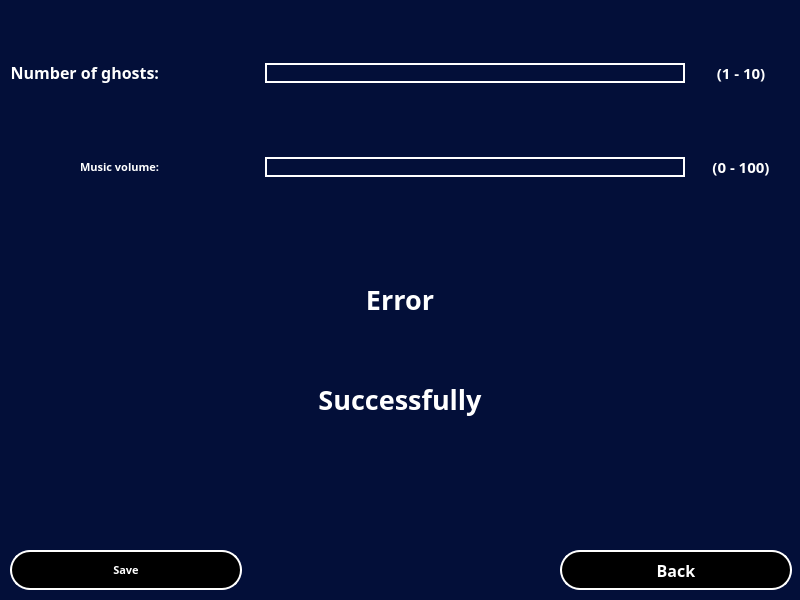
<?xml version="1.0" encoding="UTF-8"?>
<ui version="4.0">
 <class>Form</class>
 <widget class="QWidget" name="Form">
  <property name="geometry">
   <rect>
    <x>0</x>
    <y>0</y>
    <width>800</width>
    <height>600</height>
   </rect>
  </property>
  <property name="minimumSize">
   <size>
    <width>800</width>
    <height>600</height>
   </size>
  </property>
  <property name="maximumSize">
   <size>
    <width>800</width>
    <height>600</height>
   </size>
  </property>
  <property name="windowTitle">
   <string>Form</string>
  </property>
  <property name="styleSheet">
   <string notr="true">background-color: rgb(3,15,57)</string>
  </property>
  <widget class="QPushButton" name="save_button">
   <property name="geometry">
    <rect>
     <x>10</x>
     <y>550</y>
     <width>232</width>
     <height>40</height>
    </rect>
   </property>
   <property name="minimumSize">
    <size>
     <width>0</width>
     <height>40</height>
    </size>
   </property>
   <property name="font">
    <font>
     <family>8514oem</family>
     <pointsize>8</pointsize>
     <weight>75</weight>
     <bold>true</bold>
    </font>
   </property>
   <property name="cursor">
    <cursorShape>PointingHandCursor</cursorShape>
   </property>
   <property name="styleSheet">
    <string notr="true">border-radius: 20px;
border: 2px solid #FFFFFF;
color: rgb(255,255,255);
background-color: rgb(0,0,0);</string>
   </property>
   <property name="text">
    <string>Save</string>
   </property>
  </widget>
  <widget class="QPushButton" name="back_button">
   <property name="geometry">
    <rect>
     <x>560</x>
     <y>550</y>
     <width>232</width>
     <height>40</height>
    </rect>
   </property>
   <property name="minimumSize">
    <size>
     <width>0</width>
     <height>40</height>
    </size>
   </property>
   <property name="font">
    <font>
     <family>8514oem</family>
     <pointsize>12</pointsize>
     <weight>75</weight>
     <bold>true</bold>
    </font>
   </property>
   <property name="cursor">
    <cursorShape>PointingHandCursor</cursorShape>
   </property>
   <property name="styleSheet">
    <string notr="true">border-radius: 20px;
border: 2px solid #FFFFFF;
color: rgb(255,255,255);
background-color: rgb(0,0,0);</string>
   </property>
   <property name="text">
    <string>Back</string>
   </property>
  </widget>
  <widget class="QWidget" name="layoutWidget">
   <property name="geometry">
    <rect>
     <x>10</x>
     <y>10</y>
     <width>781</width>
     <height>221</height>
    </rect>
   </property>
   <layout class="QGridLayout" name="gridLayout">
    <item row="1" column="3">
     <widget class="QLabel" name="file_volume_num">
      <property name="minimumSize">
       <size>
        <width>70</width>
        <height>50</height>
       </size>
      </property>
      <property name="maximumSize">
       <size>
        <width>100</width>
        <height>50</height>
       </size>
      </property>
      <property name="font">
       <font>
        <family>8514oem</family>
        <pointsize>8</pointsize>
       </font>
      </property>
      <property name="styleSheet">
       <string notr="true">color: rgb(255,255,255);</string>
      </property>
      <property name="text">
       <string>&lt;html&gt;&lt;head/&gt;&lt;body&gt;&lt;p&gt;&lt;span style=&quot; font-size:11pt; font-weight:600;&quot;&gt;(0 - 100)&lt;/span&gt;&lt;/p&gt;&lt;/body&gt;&lt;/html&gt;</string>
      </property>
      <property name="alignment">
       <set>Qt::AlignCenter</set>
      </property>
     </widget>
    </item>
    <item row="0" column="3">
     <widget class="QLabel" name="file_ghosts_num">
      <property name="minimumSize">
       <size>
        <width>100</width>
        <height>50</height>
       </size>
      </property>
      <property name="maximumSize">
       <size>
        <width>100</width>
        <height>50</height>
       </size>
      </property>
      <property name="font">
       <font>
        <family>8514oem</family>
        <pointsize>12</pointsize>
       </font>
      </property>
      <property name="styleSheet">
       <string notr="true">color: rgb(255,255,255);</string>
      </property>
      <property name="text">
       <string>&lt;html&gt;&lt;head/&gt;&lt;body&gt;&lt;p&gt;&lt;span style=&quot; font-size:11pt; font-weight:600;&quot;&gt;(1 - 10)&lt;/span&gt;&lt;/p&gt;&lt;/body&gt;&lt;/html&gt;</string>
      </property>
      <property name="alignment">
       <set>Qt::AlignCenter</set>
      </property>
     </widget>
    </item>
    <item row="0" column="2">
     <widget class="QLineEdit" name="ghosts_num">
      <property name="styleSheet">
       <string notr="true">
border: 2px solid #FFFFFF;
color: rgb(255,255,255);</string>
      </property>
     </widget>
    </item>
    <item row="1" column="2">
     <widget class="QLineEdit" name="volume_num">
      <property name="styleSheet">
       <string notr="true">
border: 2px solid #FFFFFF;
color: rgb(255,255,255);</string>
      </property>
     </widget>
    </item>
    <item row="0" column="0">
     <widget class="QLabel" name="label">
      <property name="minimumSize">
       <size>
        <width>100</width>
        <height>50</height>
       </size>
      </property>
      <property name="maximumSize">
       <size>
        <width>200</width>
        <height>50</height>
       </size>
      </property>
      <property name="font">
       <font>
        <family>8514oem</family>
        <pointsize>8</pointsize>
       </font>
      </property>
      <property name="styleSheet">
       <string notr="true">
color: rgb(255,255,255);</string>
      </property>
      <property name="text">
       <string>&lt;html&gt;&lt;head/&gt;&lt;body&gt;&lt;p align=&quot;right&quot;&gt;&lt;span style=&quot; font-size:12pt; font-weight:600;&quot;&gt;Number of ghosts:&lt;/span&gt;&lt;/p&gt;&lt;/body&gt;&lt;/html&gt;</string>
      </property>
      <property name="alignment">
       <set>Qt::AlignCenter</set>
      </property>
     </widget>
    </item>
    <item row="0" column="1">
     <spacer name="horizontalSpacer_2">
      <property name="orientation">
       <enum>Qt::Horizontal</enum>
      </property>
      <property name="sizeType">
       <enum>QSizePolicy::Fixed</enum>
      </property>
      <property name="sizeHint" stdset="0">
       <size>
        <width>100</width>
        <height>20</height>
       </size>
      </property>
     </spacer>
    </item>
    <item row="1" column="0">
     <widget class="QLabel" name="label_3">
      <property name="minimumSize">
       <size>
        <width>100</width>
        <height>50</height>
       </size>
      </property>
      <property name="maximumSize">
       <size>
        <width>200</width>
        <height>50</height>
       </size>
      </property>
      <property name="font">
       <font>
        <family>8514oem</family>
        <pointsize>8</pointsize>
       </font>
      </property>
      <property name="styleSheet">
       <string notr="true">
color: rgb(255,255,255);</string>
      </property>
      <property name="text">
       <string>&lt;html&gt;&lt;head/&gt;&lt;body&gt;&lt;p align=&quot;right&quot;&gt;&lt;span style=&quot; font-weight:600;&quot;&gt;Music volume:&lt;/span&gt;&lt;/p&gt;&lt;/body&gt;&lt;/html&gt;</string>
      </property>
      <property name="alignment">
       <set>Qt::AlignCenter</set>
      </property>
     </widget>
    </item>
    <item row="1" column="1">
     <spacer name="horizontalSpacer_4">
      <property name="orientation">
       <enum>Qt::Horizontal</enum>
      </property>
      <property name="sizeType">
       <enum>QSizePolicy::Preferred</enum>
      </property>
      <property name="sizeHint" stdset="0">
       <size>
        <width>100</width>
        <height>20</height>
       </size>
      </property>
     </spacer>
    </item>
   </layout>
  </widget>
  <widget class="QLabel" name="error">
   <property name="geometry">
    <rect>
     <x>200</x>
     <y>250</y>
     <width>400</width>
     <height>100</height>
    </rect>
   </property>
   <property name="minimumSize">
    <size>
     <width>100</width>
     <height>50</height>
    </size>
   </property>
   <property name="maximumSize">
    <size>
     <width>400</width>
     <height>100</height>
    </size>
   </property>
   <property name="font">
    <font>
     <family>8514oem</family>
     <pointsize>8</pointsize>
    </font>
   </property>
   <property name="styleSheet">
    <string notr="true">
color: rgb(255,255,255);</string>
   </property>
   <property name="text">
    <string>&lt;html&gt;&lt;head/&gt;&lt;body&gt;&lt;p align=&quot;center&quot;&gt;&lt;span style=&quot; font-size:20pt; font-weight:600;&quot;&gt;Error&lt;/span&gt;&lt;/p&gt;&lt;/body&gt;&lt;/html&gt;</string>
   </property>
   <property name="alignment">
    <set>Qt::AlignCenter</set>
   </property>
  </widget>
  <widget class="QLabel" name="successfully">
   <property name="geometry">
    <rect>
     <x>200</x>
     <y>350</y>
     <width>400</width>
     <height>100</height>
    </rect>
   </property>
   <property name="minimumSize">
    <size>
     <width>100</width>
     <height>50</height>
    </size>
   </property>
   <property name="maximumSize">
    <size>
     <width>400</width>
     <height>100</height>
    </size>
   </property>
   <property name="font">
    <font>
     <family>8514oem</family>
     <pointsize>8</pointsize>
    </font>
   </property>
   <property name="styleSheet">
    <string notr="true">
color: rgb(255,255,255);</string>
   </property>
   <property name="text">
    <string>&lt;html&gt;&lt;head/&gt;&lt;body&gt;&lt;p align=&quot;center&quot;&gt;&lt;span style=&quot; font-size:20pt; font-weight:600;&quot;&gt;Successfully&lt;/span&gt;&lt;/p&gt;&lt;/body&gt;&lt;/html&gt;</string>
   </property>
   <property name="alignment">
    <set>Qt::AlignCenter</set>
   </property>
  </widget>
 </widget>
 <resources/>
 <connections/>
</ui>
